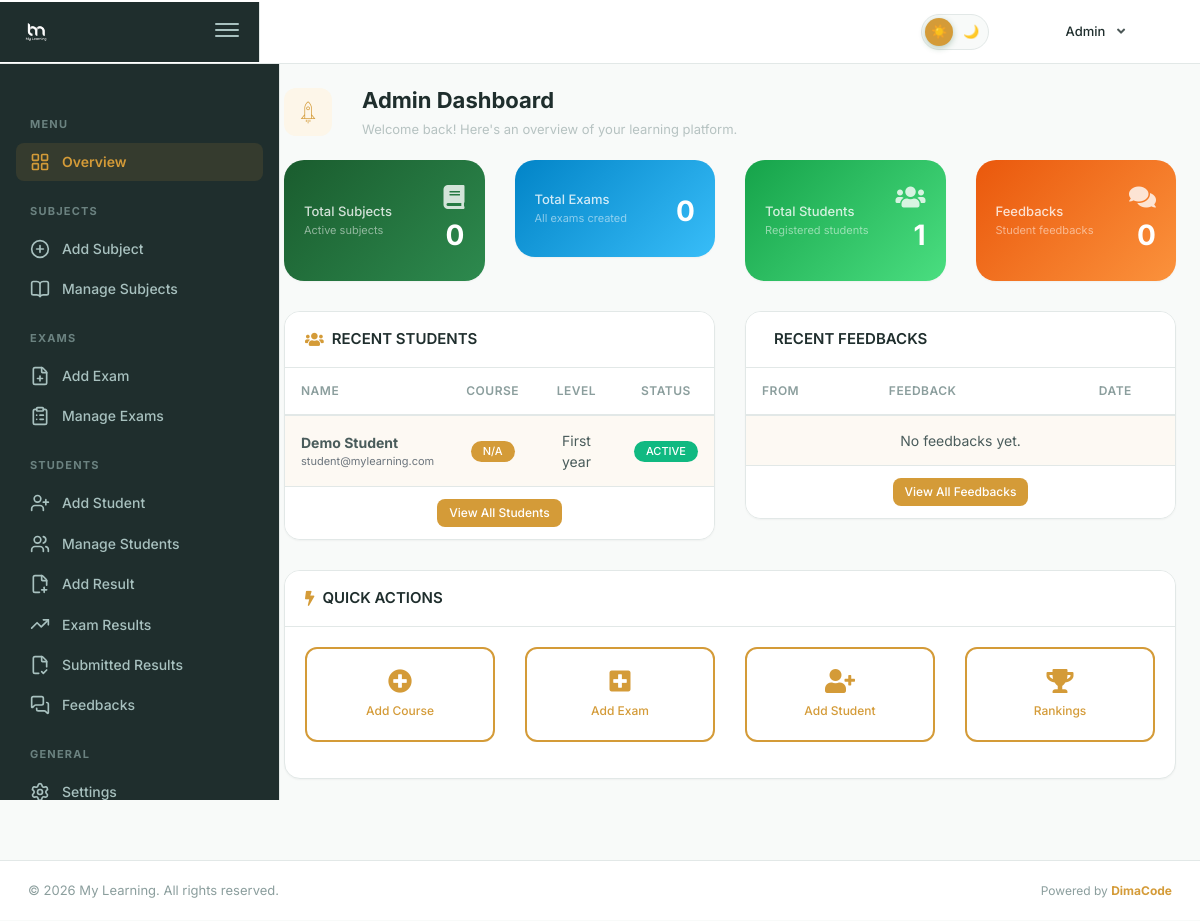
The page /adminpanel/admin/home.php (signed in) on the database its author committed.
### tables this page shows
CREATE TABLE `examinee_tbl` (
  `exmne_id` int(11) NOT NULL AUTO_INCREMENT,
  `exmne_fullname` varchar(1000) NOT NULL,
  `exmne_course` varchar(1000) NOT NULL,
  `exmne_class_id` int(11) NOT NULL,
  `exmne_dept_id` int(11) DEFAULT 0,
  `exmne_gender` varchar(1000) NOT NULL,
  `exmne_birthdate` varchar(1000) NOT NULL,
  `exmne_year_level` varchar(1000) NOT NULL,
  `exmne_email` varchar(1000) NOT NULL,
  `exmne_password` varchar(1000) NOT NULL,
  `exmne_status` varchar(1000) NOT NULL DEFAULT 'active',
  PRIMARY KEY (`exmne_id`)
);

### adminpanel/admin/query/countData.php (called while the page is built)
<?php
$selCourse = $conn->query("SELECT COUNT(cou_id) as totCourse FROM course_tbl ")->fetch(PDO::FETCH_ASSOC);
$selExam = $conn->query("SELECT COUNT(ex_id) as totExam FROM exam_tbl ")->fetch(PDO::FETCH_ASSOC);
$selStudent = $conn->query("SELECT COUNT(exmne_id) as totStudent FROM examinee_tbl ")->fetch(PDO::FETCH_ASSOC);
$selFeedback = $conn->query("SELECT COUNT(fb_id) as totFeedback FROM feedbacks_tbl ")->fetch(PDO::FETCH_ASSOC);
 ?>

### adminpanel/admin/pages/home.php (shortened to what this page needs)
<div class="app-main__outer">
    <div id="refreshData">
    <div class="app-main__inner">
            <div class="app-page-title">
                <div class="page-title-wrapper">
                    <div class="page-title-heading">
                        <div class="page-title-icon">
                            <i class="pe-7s-rocket icon-gradient bg-mean-fruit"></i>
                        </div>
                        <div>Admin Dashboard
                            <div class="page-title-subheading">Welcome back! Here's an overview of your learning platform.
                            </div>
                        </div>
                    </div>
                </div>
            </div>
            <div class="row">
                <div class="col-md-6 col-xl-3">
                    <div class="card mb-3 widget-content bg-midnight-bloom" style="border-radius: 20px!important; padding: 25px 20px!important;">
                        <div class="widget-content-wrapper text-white">
                            <div class="widget-content-left">
                                <div class="widget-heading">Total Subjects</div>
                                <div class="widget-subheading">Active subjects</div>
                            </div>
                            <div class="widget-content-right" style="text-align: right;">
                                <i class="fa fa-book" style="font-size:24px; opacity:0.8; display:block; margin-bottom: 5px;"></i>
                                <div class="widget-numbers text-white">
                                    <span><?php echo $selCourse['totCourse']; ?></span>
                                </div>
                            </div>
                        </div>
                    </div>
                </div>
                <div class="col-md-6 col-xl-3">
                    <div class="card mb-3 widget-content bg-arielle-smile" style="border-radius: 20px!important; padding: 25px 20px!important;">
                        <div class="widget-content-wrapper text-white">
                            <div class="widget-content-left">
                                <div class="widget-heading">Total Exams</div>
                                <div class="widget-subheading">All exams created</div>
                            </div>
                            <div class="widget-content-right" style="text-align: right;">
                                <div class="widget-numbers text-white">
                                    <span><?php echo $selExam['totExam']; ?></span>
                                </div>
                            </div>
                        </div>
                    </div>
                </div>
                <div class="col-md-6 col-xl-3">
                    <div class="card mb-3 widget-content bg-grow-early" style="border-radius: 20px!important; padding: 25px 20px!important;">
                        <div class="widget-content-wrapper text-white">
                            <div class="widget-content-left">
                                <div class="widget-heading">Total Students</div>
                                <div class="widget-subheading">Registered students</div>
                            </div>
                            <div class="widget-content-right" style="text-align: right;">
                                <i class="fa fa-users" style="font-size:24px; opacity:0.8; display:block; margin-bottom: 5px;"></i>
                                <div class="widget-numbers text-white">
                                    <span><?php echo $selStudent['totStudent']; ?></span>
                                </div>
                            </div>
                        </div>
                    </div>
                </div>
                <div class="col-md-6 col-xl-3">
                    <div class="card mb-3 widget-content bg-mean-fruit" style="border-radius: 20px!important; padding: 25px 20px!important;">
                        <div class="widget-content-wrapper text-white">
                            <div class="widget-content-left">
                                <div class="widget-heading">Feedbacks</div>
                                <div class="widget-subheading">Student feedbacks</div>
                            </div>
                            <div class="widget-content-right" style="text-align: right;">
                                <i class="fa fa-comments" style="font-size:24px; opacity:0.8; display:block; margin-bottom: 5px;"></i>
                                <div class="widget-numbers text-white">
                                    <span><?php echo $selFeedback['totFeedback']; ?></span>
                                </div>
                            </div>
                        </div>
                    </div>
                </div>
            </div>
            <div class="row">
                <div class="col-md-6">
                    <div class="main-card mb-3 card">
                        <div class="card-header">
                            <i class="fa fa-users" style="margin-right:8px;color:var(--primary);"></i>
                            Recent Students
                        </div>
                        <div class="table-responsive">
                            <table class="align-middle mb-0 table table-borderless table-striped table-hover">
                                <thead>
                                    <tr>
                                        <th>Name</th>
                                        <th class="text-center">Course</th>
                                        <th class="text-center">Level</th>
                                        <th class="text-center">Status</th>
                                    </tr>
                                </thead>
                                <tbody>
                                <?php
                                    $selRecentStudents = $conn->query("SELECT e.*, c.cou_name FROM examinee_tbl e LEFT JOIN course_tbl c ON e.exmne_course = c.cou_id ORDER BY e.exmne_id DESC LIMIT 5");
                                    if($selRecentStudents->rowCount() > 0) {
                                        while($stuRow = $selRecentStudents->fetch(PDO::FETCH_ASSOC)) {
                                ?>
                                    <tr>
                                        <td><b><?php echo $stuRow['exmne_fullname']; ?></b>
                                            <div class="text-muted" style="font-size:11px;"><?php echo $stuRow['exmne_email']; ?></div>
                                        </td>
                                        <td class="text-center"><span class="badge badge-primary"><?php echo $stuRow['cou_name'] ?? 'N/A'; ?></span></td>
                                        <td class="text-center"><?php echo ucfirst($stuRow['exmne_year_level']); ?></td>
                                        <td class="text-center"><span class="badge badge-success"><?php echo ucfirst($stuRow['exmne_status']); ?></span></td>
                                    </tr>
                                <?php } } else { ?>
                                    <tr><td colspan="4" class="text-center p-3 text-muted">No students registered yet.</td></tr>
                                <?php } ?>
                                </tbody>
                            </table>
                        </div>
                        <div class="d-block text-center card-footer">
                            <a href="home.php?page=manage-examinee" class="btn btn-sm btn-primary">View All Students</a>
                        </div>
                    </div>
                </div>
                <div class="col-md-6">
                    <div class="main-card mb-3 card">
                        <div class="card-header">
                            Recent Feedbacks
                        </div>
                        <div class="table-responsive">
                            <table class="align-middle mb-0 table table-borderless table-striped table-hover">
                                <thead>
                                    <tr>
                                        <th>From</th>
                                        <th>Feedback</th>
                                        <th class="text-center">Date</th>
                                    </tr>
                                </thead>
                                <tbody>
                                <?php
                                    $selRecentFb = $conn->query("SELECT * FROM feedbacks_tbl ORDER BY fb_id DESC LIMIT 5");
                                    if($selRecentFb->rowCount() > 0) {
                                        while($fbRow = $selRecentFb->fetch(PDO::FETCH_ASSOC)) {
                                ?>
                                    <tr>
                                        <td><b><?php echo ($fbRow['fb_exmne_as'] != '') ? $fbRow['fb_exmne_as'] : 'Anonymous'; ?></b></td>
                                        <td style="max-width:200px;overflow:hidden;text-overflow:ellipsis;white-space:nowrap;"><?php echo $fbRow['fb_feedbacks']; ?></td>
                                        <td class="text-center"><span style="font-size:11px;color:var(--text-muted);"><?php echo $fbRow['fb_date']; ?></span></td>
                                    </tr>
                                <?php } } else { ?>
                                    <tr><td colspan="3" class="text-center p-3 text-muted">No feedbacks yet.</td></tr>
                                <?php } ?>
                                </tbody>
                            </table>
                        </div>
                        <div class="d-block text-center card-footer">
                            <a href="home.php?page=feedbacks" class="btn btn-sm btn-primary">View All Feedbacks</a>
                        </div>
                    </div>
                </div>
            </div>
            <div class="row">
                <div class="col-md-12">
                    <div class="main-card mb-3 card">
                        <div class="card-header">
                            <i class="fa fa-bolt" style="margin-right:8px;color:var(--warning);"></i>
                            Quick Actions
                        </div>
                        <div class="card-body">
                            <div class="row text-center">
                                <div class="col-6 col-md-3 mb-3">
                                    <a href="#" data-toggle="modal" data-target="#modalForAddCourse" class="btn btn-outline-primary btn-block" style="padding:20px 10px!important;border-radius:12px!important;">
                                        <i class="fa fa-plus-circle" style="font-size:24px;display:block;margin-bottom:8px;"></i>
                                        <span style="font-size:12px;">Add Course</span>
                                    </a>
                                </div>
                                <div class="col-6 col-md-3 mb-3">
                                    <a href="#" data-toggle="modal" data-target="#modalForExam" class="btn btn-outline-primary btn-block" style="padding:20px 10px!important;border-radius:12px!important;">
                                        <i class="fa fa-plus-square" style="font-size:24px;display:block;margin-bottom:8px;"></i>
                                        <span style="font-size:12px;">Add Exam</span>
                                    </a>
                                </div>
                                <div class="col-6 col-md-3 mb-3">
                                    <a href="#" data-toggle="modal" data-target="#modalForAddExaminee" class="btn btn-outline-primary btn-block" style="padding:20px 10px!important;border-radius:12px!important;">
                                        <i class="fa fa-user-plus" style="font-size:24px;display:block;margin-bottom:8px;"></i>
                                        <span style="font-size:12px;">Add Student</span>
                                    </a>
                                </div>
                                <div class="col-6 col-md-3 mb-3">
                                    <a href="home.php?page=ranking-exam" class="btn btn-outline-primary btn-block" style="padding:20px 10px!important;border-radius:12px!important;">
                                        <i class="fa fa-trophy" style="font-size:24px;display:block;margin-bottom:8px;"></i>
                                        <span style="font-size:12px;">Rankings</span>
                                    </a>
                                </div>
                            </div>
                        </div>
                    </div>
                </div>
            </div>
        </div>
    </div>

### rows shown on the page
examinee_tbl: exmne_fullname "Demo Student", exmne_email "student@mylearning.com", cou_name "N/A", exmne_year_level "First year", exmne_status "ACTIVE"

### other values the page prints
$selCourse['totCourse'] "0"
$selExam['totExam'] "0"
$selStudent['totStudent'] "1"
$selFeedback['totFeedback'] "0"
